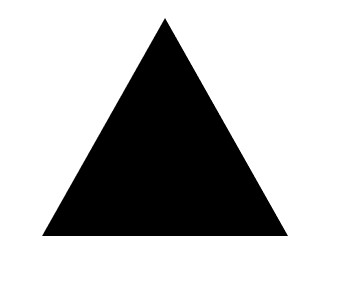
//> input picture 07. Local Feature Detection and Matching/lab/triangle.jpg, 339 x 287 px
$ ./hw02_Polygon_Detection   (built with g++ and OpenCV 4)
//> lines starting //> are read from the running program, lines starting //| are printed output that depends on the picture
#include <iostream>
using namespace std;

#include "opencv2/core.hpp"    // Mat class와 각종 data structure 및 산술 루틴을 포함하는 헤더
#include "opencv2/highgui.hpp" // GUI와 관련된 요소를 포함하는 헤더(imshow 등)
#include "opencv2/imgproc.hpp" // 각종 이미지 처리 함수를 포함하는 헤더

#include "opencv2/objdetect/objdetect.hpp"
#include "opencv2/features2d.hpp"
using namespace cv;

Mat cvHarrisCorner(Mat &img);
void cvBlobDetection(Mat &img);
void cvPolygonDetection(Mat polygon[4]);

int main()
{
    Mat polygon[4]; // 삼각형, 사각형, 오각형, 육각형 이미지를 읽어 polygon 배열에 넣음
    polygon[0] = imread("triangle.jpg");
//> polygon[0] is the input picture: 287 rows x 339 cols, CV_8UC3; min 0, max 255, mean 184.7
    polygon[1] = imread("rectangle.jpg");
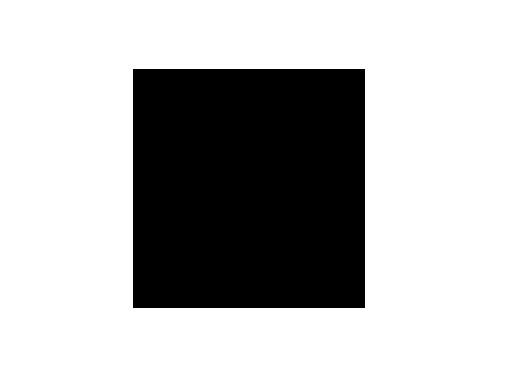
//> input picture 07. Local Feature Detection and Matching/lab/rectangle.jpg, 520 x 385 px
//> polygon[1] is the input picture: 385 rows x 520 cols, CV_8UC3; min 0, max 255, mean 184.4
    polygon[2] = imread("pentagon.jpg");
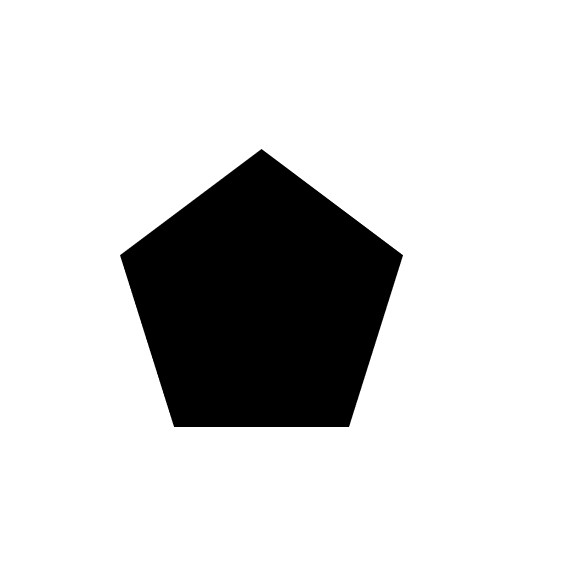
//> input picture 07. Local Feature Detection and Matching/lab/pentagon.jpg, 566 x 562 px
//> polygon[2] is the input picture: 562 rows x 566 cols, CV_8UC3; min 0, max 255, mean 211.4
    polygon[3] = imread("hexagon.jpg");
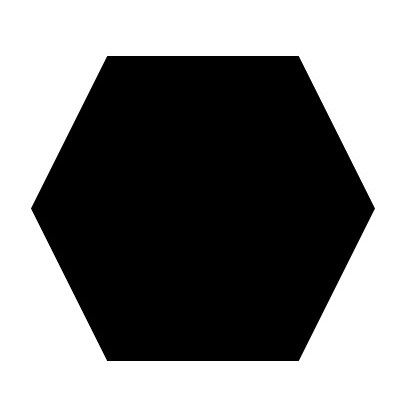
//> input picture 07. Local Feature Detection and Matching/lab/hexagon.jpg, 404 x 406 px
//> polygon[3] is the input picture: 406 rows x 404 cols, CV_8UC3; min 0, max 255, mean 128

    cvPolygonDetection(polygon);

    return 0;
}

Mat cvHarrisCorner(Mat &img)
{
    resize(img, img, Size(500, 500), 0, 0, INTER_CUBIC);

    Mat gray;
    cvtColor(img, gray, COLOR_BGR2GRAY);

    // < Do Harris Corner Detection >
    Mat harr;
    cornerHarris(gray, harr, 5, 3, 0.05, BORDER_DEFAULT);
    normalize(harr, harr, 0, 255, NORM_MINMAX, CV_32FC1, Mat());

    // < Get abs for Harris visualization >
    Mat harr_abs;
    convertScaleAbs(harr, harr_abs);

    // < Print corners >
    int thresh = 125;
    Mat result = img.clone();
    for (int y = 0; y < harr.rows; y++)
    {
        for (int x = 0; x < harr.cols; x++)
        {
            if ((int)harr.at<float>(y, x) > thresh)
            {
                circle(result, Point(x, y), 7, Scalar(255, 0, 255), 0, 4, 0);
            }
        }
    }

    return result;
}

void cvBlobDetection(Mat &img)
{
    // < Set params >
    SimpleBlobDetector::Params params;
    params.minThreshold = 10;
    params.maxThreshold = 300;
    params.filterByArea = true;
    params.minArea = 10;
    params.filterByCircularity = true;
    params.minCircularity = 0.6;
    params.filterByConvexity = true;
    params.minConvexity = 0.9;
    params.filterByInertia = true;
    params.minInertiaRatio = 0.01;

    // < Set blob detector >
    Ptr<SimpleBlobDetector> detector = SimpleBlobDetector::create(params);

    // < Detect blobs >
    vector<KeyPoint> keypoints;
    detector->detect(img, keypoints);

    // < Draw blobs >
    Mat result;
    drawKeypoints(img, keypoints, result, Scalar(255, 0, 255), DrawMatchesFlags::DRAW_RICH_KEYPOINTS);
    imshow("keypoints (The number of angles in a polygon: " + to_string(keypoints.size()) + ")", result); // size()를 통해 원의 개수 구하기
    waitKey(0);
    destroyAllWindows();
}

void cvPolygonDetection(Mat polygon[4])
{
    for (int i = 0; i < 4; i++)
    { // 사각형부터 육각형까지 4~6
        Mat img = polygon[i];

        if (img.empty())
        {
            cout << "Empty image!\n";
            exit(1);
        }

        Mat result = cvHarrisCorner(img);
        cvBlobDetection(result); // blob detection 실행
        imshow("Source image", img);
        waitKey(0);
    }
//> this loop made 4 passes
//> pass 1, in cvHarrisCorner, `resize(img, img, Size(500, 500), 0, 0, INTER_CUBIC);`:
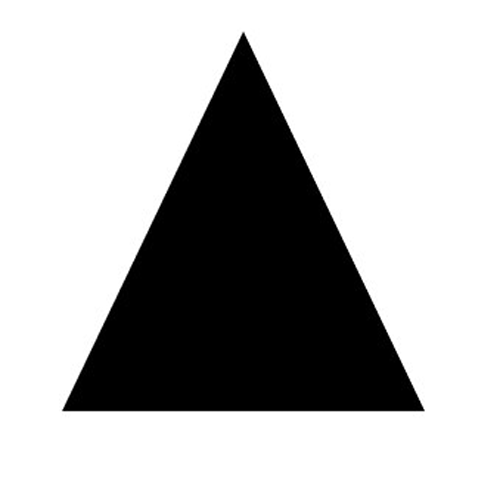
//> img: 500 rows x 500 cols, CV_8UC3; min 0, max 255, mean 184.7
//> pass 1, in cvHarrisCorner, `cornerHarris(gray, harr, 5, 3, 0.05, BORDER_DEFAULT);`:
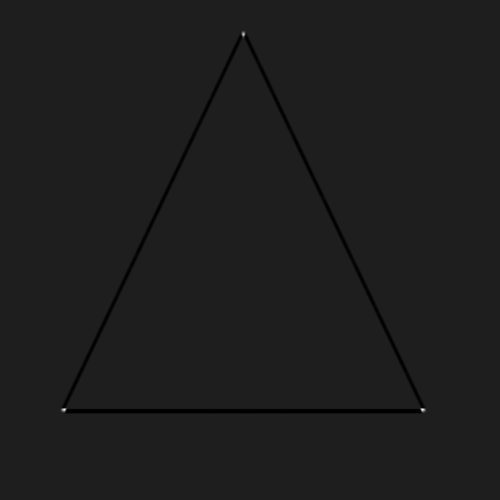
//> harr: 500 rows x 500 cols, CV_32FC1; min -0.00406, max 0.0298, mean -6.5e-05; drawn with min black and max white
    destroyAllWindows();
}
